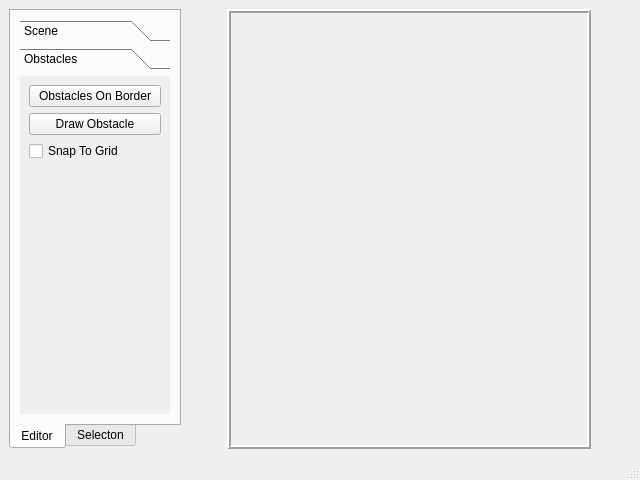
<?xml version="1.0" encoding="UTF-8"?>
<ui version="4.0">
 <class>MainWindow</class>
 <widget class="QMainWindow" name="MainWindow">
  <property name="geometry">
   <rect>
    <x>0</x>
    <y>0</y>
    <width>640</width>
    <height>480</height>
   </rect>
  </property>
  <property name="minimumSize">
   <size>
    <width>640</width>
    <height>480</height>
   </size>
  </property>
  <property name="baseSize">
   <size>
    <width>640</width>
    <height>480</height>
   </size>
  </property>
  <property name="windowTitle">
   <string>MainWindow</string>
  </property>
  <widget class="QWidget" name="centralwidget">
   <layout class="QGridLayout" name="gridLayout_2">
    <item row="0" column="0">
     <layout class="QGridLayout" name="gridLayout">
      <property name="sizeConstraint">
       <enum>QLayout::SetDefaultConstraint</enum>
      </property>
      <item row="1" column="3">
       <spacer name="verticalSpacer_3">
        <property name="orientation">
         <enum>Qt::Vertical</enum>
        </property>
        <property name="sizeHint" stdset="0">
         <size>
          <width>20</width>
          <height>40</height>
         </size>
        </property>
       </spacer>
      </item>
      <item row="0" column="3">
       <spacer name="horizontalSpacer_2">
        <property name="orientation">
         <enum>Qt::Horizontal</enum>
        </property>
        <property name="sizeType">
         <enum>QSizePolicy::Minimum</enum>
        </property>
        <property name="sizeHint" stdset="0">
         <size>
          <width>40</width>
          <height>20</height>
         </size>
        </property>
       </spacer>
      </item>
      <item row="1" column="1">
       <spacer name="verticalSpacer">
        <property name="orientation">
         <enum>Qt::Vertical</enum>
        </property>
        <property name="sizeType">
         <enum>QSizePolicy::Minimum</enum>
        </property>
        <property name="sizeHint" stdset="0">
         <size>
          <width>20</width>
          <height>40</height>
         </size>
        </property>
       </spacer>
      </item>
      <item row="0" column="1">
       <spacer name="horizontalSpacer">
        <property name="orientation">
         <enum>Qt::Horizontal</enum>
        </property>
        <property name="sizeType">
         <enum>QSizePolicy::Minimum</enum>
        </property>
        <property name="sizeHint" stdset="0">
         <size>
          <width>40</width>
          <height>20</height>
         </size>
        </property>
       </spacer>
      </item>
      <item row="0" column="0" rowspan="2">
       <widget class="QTabWidget" name="_mainTabs">
        <property name="sizePolicy">
         <sizepolicy hsizetype="Minimum" vsizetype="MinimumExpanding">
          <horstretch>0</horstretch>
          <verstretch>0</verstretch>
         </sizepolicy>
        </property>
        <property name="tabPosition">
         <enum>QTabWidget::South</enum>
        </property>
        <property name="tabShape">
         <enum>QTabWidget::Rounded</enum>
        </property>
        <property name="currentIndex">
         <number>0</number>
        </property>
        <property name="iconSize">
         <size>
          <width>24</width>
          <height>24</height>
         </size>
        </property>
        <property name="elideMode">
         <enum>Qt::ElideNone</enum>
        </property>
        <property name="usesScrollButtons">
         <bool>true</bool>
        </property>
        <property name="documentMode">
         <bool>false</bool>
        </property>
        <property name="tabsClosable">
         <bool>false</bool>
        </property>
        <property name="movable">
         <bool>false</bool>
        </property>
        <property name="tabBarAutoHide">
         <bool>false</bool>
        </property>
        <widget class="QWidget" name="_tabEditor">
         <attribute name="title">
          <string>Editor</string>
         </attribute>
         <layout class="QVBoxLayout" name="verticalLayout">
          <item>
           <widget class="QToolBox" name="_editorPanel">
            <property name="sizePolicy">
             <sizepolicy hsizetype="Expanding" vsizetype="Expanding">
              <horstretch>0</horstretch>
              <verstretch>0</verstretch>
             </sizepolicy>
            </property>
            <property name="minimumSize">
             <size>
              <width>150</width>
              <height>0</height>
             </size>
            </property>
            <property name="maximumSize">
             <size>
              <width>200</width>
              <height>16777215</height>
             </size>
            </property>
            <property name="frameShape">
             <enum>QFrame::NoFrame</enum>
            </property>
            <property name="currentIndex">
             <number>1</number>
            </property>
            <property name="tabSpacing">
             <number>6</number>
            </property>
            <widget class="QWidget" name="_pageScene">
             <property name="geometry">
              <rect>
               <x>0</x>
               <y>0</y>
               <width>150</width>
               <height>343</height>
              </rect>
             </property>
             <attribute name="label">
              <string>Scene</string>
             </attribute>
             <layout class="QVBoxLayout" name="verticalLayout_2">
              <item>
               <widget class="QPushButton" name="_buttonResetScene">
                <property name="text">
                 <string>Reset Scene</string>
                </property>
               </widget>
              </item>
              <item>
               <spacer name="verticalSpacer_2">
                <property name="orientation">
                 <enum>Qt::Vertical</enum>
                </property>
                <property name="sizeHint" stdset="0">
                 <size>
                  <width>20</width>
                  <height>40</height>
                 </size>
                </property>
               </spacer>
              </item>
             </layout>
            </widget>
            <widget class="QWidget" name="_pageObstacles">
             <property name="geometry">
              <rect>
               <x>0</x>
               <y>0</y>
               <width>150</width>
               <height>343</height>
              </rect>
             </property>
             <attribute name="label">
              <string>Obstacles</string>
             </attribute>
             <layout class="QVBoxLayout" name="verticalLayout_3">
              <item>
               <widget class="QPushButton" name="pushButton">
                <property name="text">
                 <string>Obstacles On Border</string>
                </property>
               </widget>
              </item>
              <item>
               <widget class="QPushButton" name="_buttonDrawObstacle">
                <property name="text">
                 <string>Draw Obstacle</string>
                </property>
                <property name="checkable">
                 <bool>true</bool>
                </property>
                <property name="checked">
                 <bool>false</bool>
                </property>
                <property name="autoDefault">
                 <bool>false</bool>
                </property>
                <property name="default">
                 <bool>false</bool>
                </property>
                <property name="flat">
                 <bool>false</bool>
                </property>
               </widget>
              </item>
              <item>
               <widget class="QCheckBox" name="_checkSnapToGrid">
                <property name="text">
                 <string>Snap To Grid</string>
                </property>
                <property name="checked">
                 <bool>false</bool>
                </property>
                <property name="tristate">
                 <bool>false</bool>
                </property>
               </widget>
              </item>
              <item>
               <spacer name="verticalSpacer_4">
                <property name="orientation">
                 <enum>Qt::Vertical</enum>
                </property>
                <property name="sizeHint" stdset="0">
                 <size>
                  <width>20</width>
                  <height>40</height>
                 </size>
                </property>
               </spacer>
              </item>
             </layout>
            </widget>
           </widget>
          </item>
         </layout>
        </widget>
        <widget class="QWidget" name="">
         <attribute name="title">
          <string>Selecton</string>
         </attribute>
        </widget>
       </widget>
      </item>
      <item row="0" column="2" rowspan="2">
       <widget class="QFrame" name="_sceneFrame">
        <property name="sizePolicy">
         <sizepolicy hsizetype="Expanding" vsizetype="Expanding">
          <horstretch>0</horstretch>
          <verstretch>0</verstretch>
         </sizepolicy>
        </property>
        <property name="minimumSize">
         <size>
          <width>300</width>
          <height>300</height>
         </size>
        </property>
        <property name="baseSize">
         <size>
          <width>300</width>
          <height>300</height>
         </size>
        </property>
        <property name="frameShape">
         <enum>QFrame::Box</enum>
        </property>
        <property name="frameShadow">
         <enum>QFrame::Raised</enum>
        </property>
        <property name="lineWidth">
         <number>2</number>
        </property>
        <layout class="QHBoxLayout" name="horizontalLayout">
         <property name="spacing">
          <number>0</number>
         </property>
         <property name="leftMargin">
          <number>0</number>
         </property>
         <property name="topMargin">
          <number>0</number>
         </property>
         <property name="rightMargin">
          <number>0</number>
         </property>
         <property name="bottomMargin">
          <number>0</number>
         </property>
        </layout>
       </widget>
      </item>
     </layout>
    </item>
   </layout>
  </widget>
  <widget class="QStatusBar" name="statusbar"/>
 </widget>
 <resources/>
 <connections>
  <connection>
   <sender>_buttonResetScene</sender>
   <signal>clicked()</signal>
   <receiver>MainWindow</receiver>
   <slot>resetScene()</slot>
   <hints>
    <hint type="sourcelabel">
     <x>66</x>
     <y>78</y>
    </hint>
    <hint type="destinationlabel">
     <x>152</x>
     <y>105</y>
    </hint>
   </hints>
  </connection>
 </connections>
 <slots>
  <slot>resetScene()</slot>
 </slots>
</ui>
